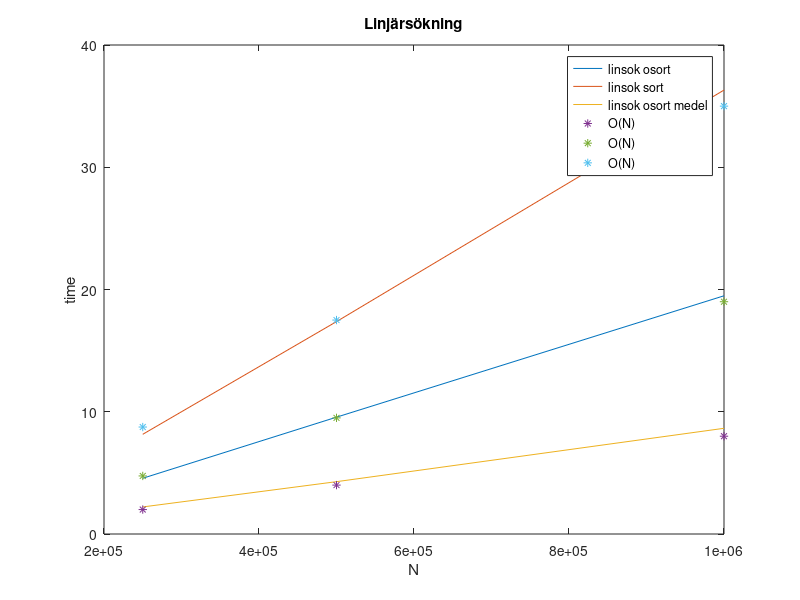
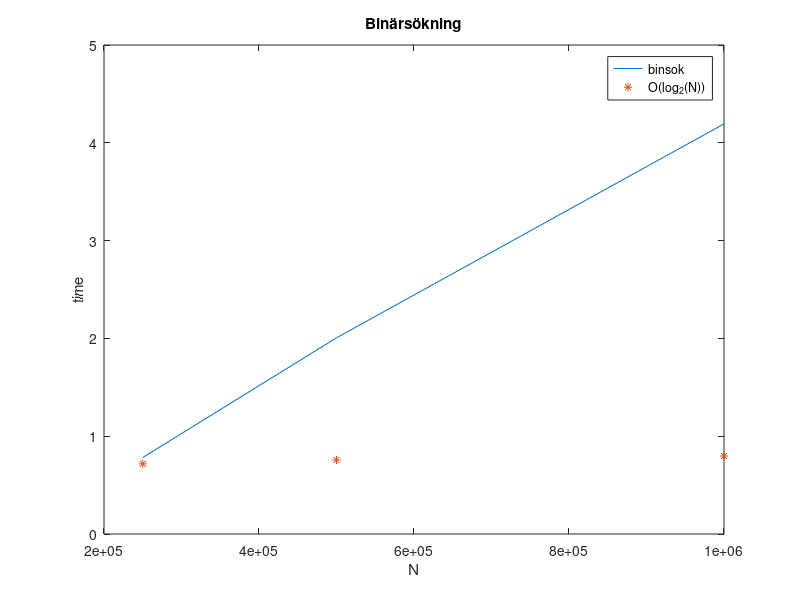
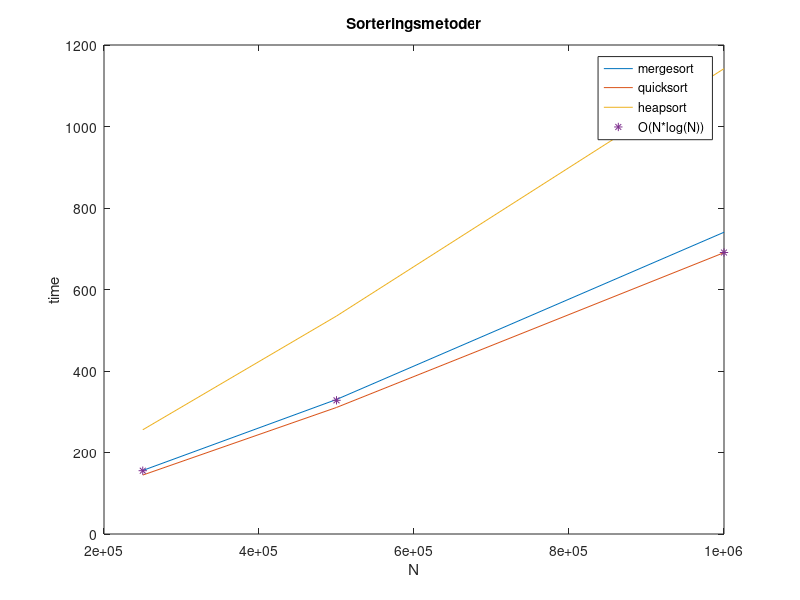
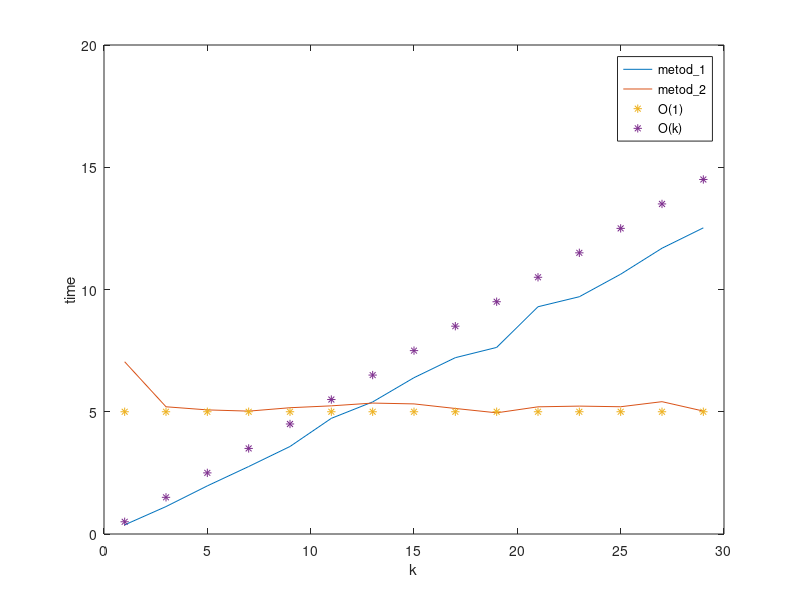

Here is the MATLAB script that generated these plots, in order:
%% Del 1
clear, close all, clc
N = [250000 500000 999992]; %antal element
linsok_osort= [4.5598 9.5566 19.4858]; %Linjärsökning efter nästsista elementet i osorterad lista 
medel= [2.213289128385993 4.2809509653840045 8.646174122120007]; %Linjärsökningen i osorterad lista, genomsnitt
linsok_sort= [8.1555 17.3735 36.3129]; %Linjärsökning efter nästsista elementet i sorterad lista 
mergesort= [155.9309 330.1293 740.489]; %Sortering med mergesort
quicksort= [144.6254 310.5222 690.4224]; %Sortering med quicksort
heapsort= [255.6937 534.8917 1141.9597]; %Sortering med heapsort
binsok= [0.782 2.0061 4.193]; %Binärsökningen i sorterad lista
dic= [0.0001 0.0001 0.0001]; %Sökning i dictionar

A=[N',linsok_osort',linsok_sort',mergesort',quicksort',heapsort',medel',binsok',dic']'; %för tabell
figure(1)
plot(N,linsok_osort), hold on
plot(N,linsok_sort), plot(N,medel)
plot(N,N*0.8e-5,'*'), plot(N,N*1.9e-5,'*'), plot(N,N*3.5e-5,'*')
legend('linsok osort','linsok sort','linsok osort medel','O(N)','O(N)','O(N)')
xlabel('N'), ylabel('time'), title('Linjärsökning')
figure(2)
plot(N,binsok),hold on, plot(N,4e-2*log2(N),'*')
legend('binsok','O(log_2(N))')
xlabel('N'), ylabel('time'), title('Binärsökning')
figure(3)
plot(N,mergesort), hold on
plot(N,quicksort), plot(N,heapsort), plot(N,N.*log(N)*5e-5,'*')
legend('mergesort','quicksort','heapsort','O(N*log(N))')
xlabel('N'), ylabel('time'), title('Sorteringsmetoder')

%% Del 2
k=[1;3;5;7;9;11;13;15;17;19;21;23;25;27;29];
metod1=[0.373593363000000;1.12198907200000;1.96830239300000;2.75906720300000;3.57919855200000;4.73065186500000;5.40181906200000;6.39320874999999;7.21188290300000;7.63137598400000;9.29459459399999;9.70441979799999;10.6259308200000;11.6881280250000;12.5214340080000];
metod2=[7.04412195900000;5.20363485700000;5.07624954000000;5.02554145300000;5.16478657700000;5.24173498800001;5.35491793100000;5.32107413000000;5.13428814700001;4.95661716500000;5.20177221500001;5.23093413100000;5.20492068600001;5.41245779500000;5.02825192300000];
n=258207; log(n)
figure(4)
plot(k,metod1), hold on
plot(k,metod2)
plot(k,ones(size(k))*5,'*'), plot(k,k/2,'*')
legend('metod\_1','metod\_2','O(1)','O(k)')
xlabel('k'), ylabel('time')
